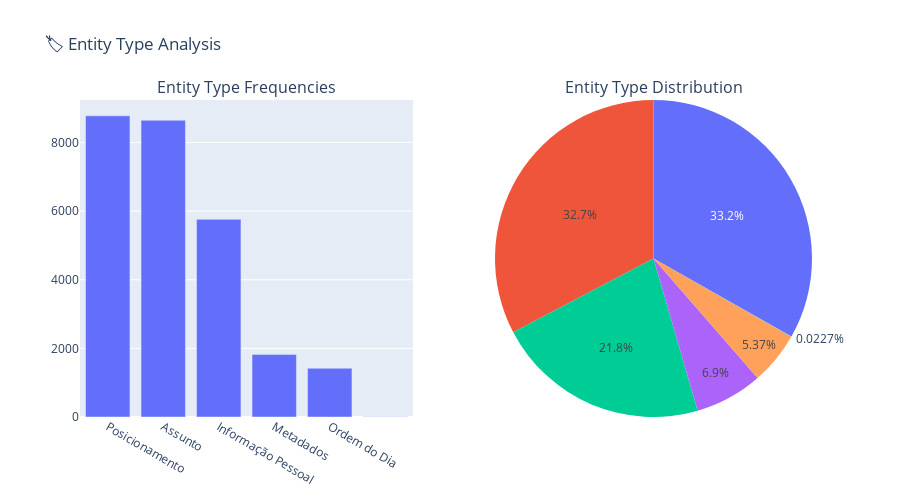

The notebook cell saved with this chart:
### Markdown cell above
## 4. Entity Type Analysis

### Code cell
# Entity type distribution analysis
if not entities_df.empty:
    entity_type_counts = entities_df['entity_label'].value_counts()
    entity_type_percentages = (entity_type_counts / entity_type_counts.sum() * 100).round(2)
    
    print("=== ENTITY TYPE DISTRIBUTION ===")
    for entity_type, count in entity_type_counts.items():
        percentage = entity_type_percentages[entity_type]
        print(f"{entity_type}: {count:,} ({percentage:.1f}%)")
    
    # Create combined visualization
    fig = make_subplots(
        rows=1, cols=2,
        subplot_titles=('Entity Type Frequencies', 'Entity Type Distribution'),
        specs=[[{'type': 'bar'}, {'type': 'pie'}]]
    )
    
    # Bar chart
    fig.add_trace(
        go.Bar(x=entity_type_counts.index, y=entity_type_counts.values, name='Count'),
        row=1, col=1
    )
    
    # Pie chart
    fig.add_trace(
        go.Pie(labels=entity_type_counts.index, values=entity_type_counts.values, name='Distribution'),
        row=1, col=2
    )
    
    fig.update_layout(
        title_text="🏷️ Entity Type Analysis",
        height=500,
        showlegend=False
    )
    
    fig.show()
    
    # Save figure
    fig.write_html(FIGURES_DIR / 'entity_type_analysis.html')
    fig.write_image(FIGURES_DIR / 'entity_type_analysis.png', width=1200, height=600)
    
else:
    print("⚠️ No entities found in the dataset")

### Figure 1 — Plotly figure (JSON) as saved in the notebook; plotly's stock layout.template omitted (floating-point values rounded to 4 significant figures)
{"data": [{"name": "Count", "type": "bar", "x": ["Posicionamento", "Assunto", "Informação Pessoal", "Metadados", "Ordem do Dia", ""], "xaxis": "x", "y": [8777, 8647, 5760, 1825, 1420, 6], "yaxis": "y"}, {"domain": {"x": [0.55, 1], "y": [0, 1]}, "labels": ["Posicionamento", "Assunto", "Informação Pessoal", "Metadados", "Ordem do Dia", ""], "name": "Distribution", "type": "pie", "values": [8777, 8647, 5760, 1825, 1420, 6]}], "layout": {"annotations": [{"font": {"size": 16}, "showarrow": false, "text": "Entity Type Frequencies", "x": 0.225, "xanchor": "center", "xref": "paper", "y": 1, "yanchor": "bottom", "yref": "paper"}, {"font": {"size": 16}, "showarrow": false, "text": "Entity Type Distribution", "x": 0.775, "xanchor": "center", "xref": "paper", "y": 1, "yanchor": "bottom", "yref": "paper"}], "height": 500, "showlegend": false, "title": {"text": "🏷️ Entity Type Analysis"}, "xaxis": {"anchor": "y", "domain": [0, 0.45]}, "yaxis": {"anchor": "x", "domain": [0, 1]}}}
